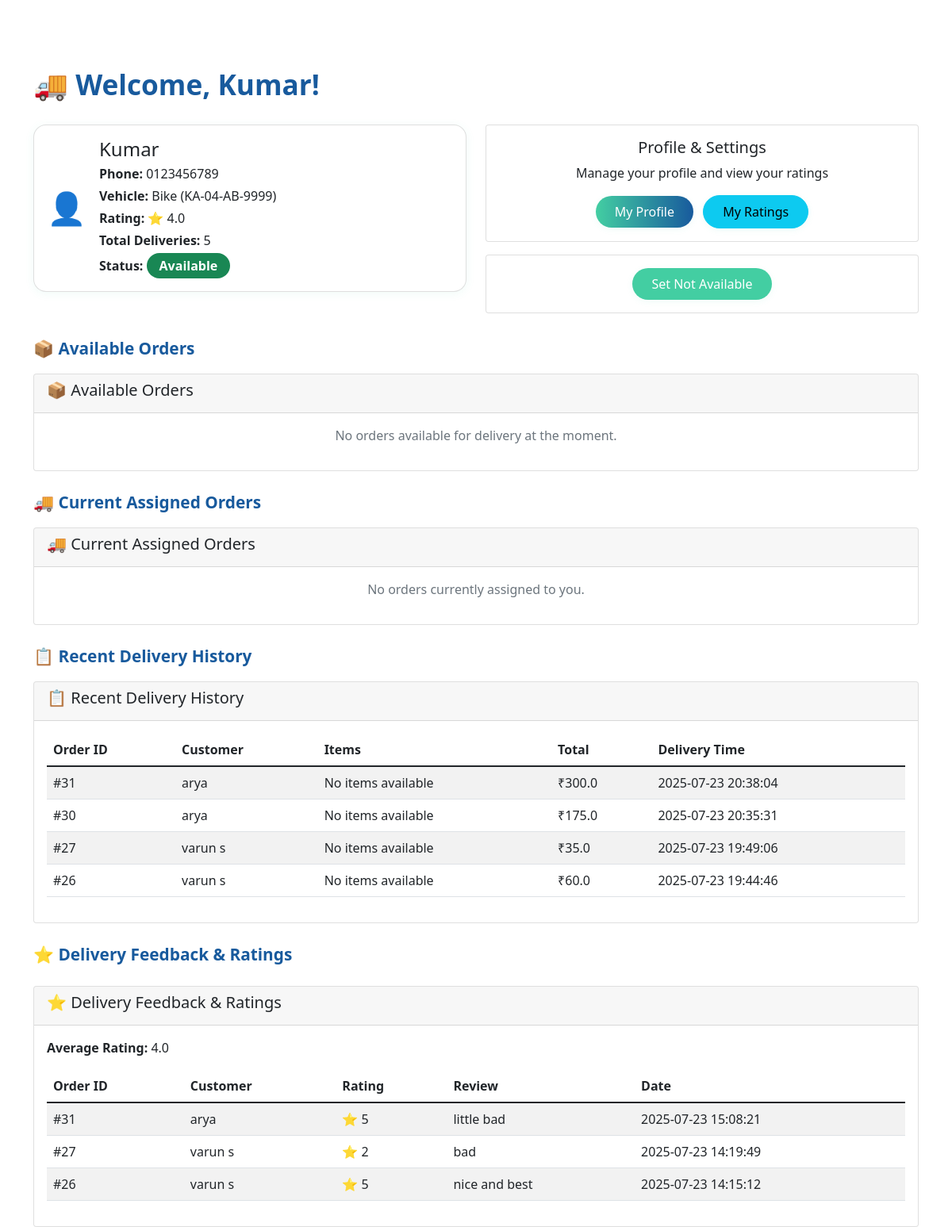
Page /delivery_dashboard (signed in) on the earlier database version.
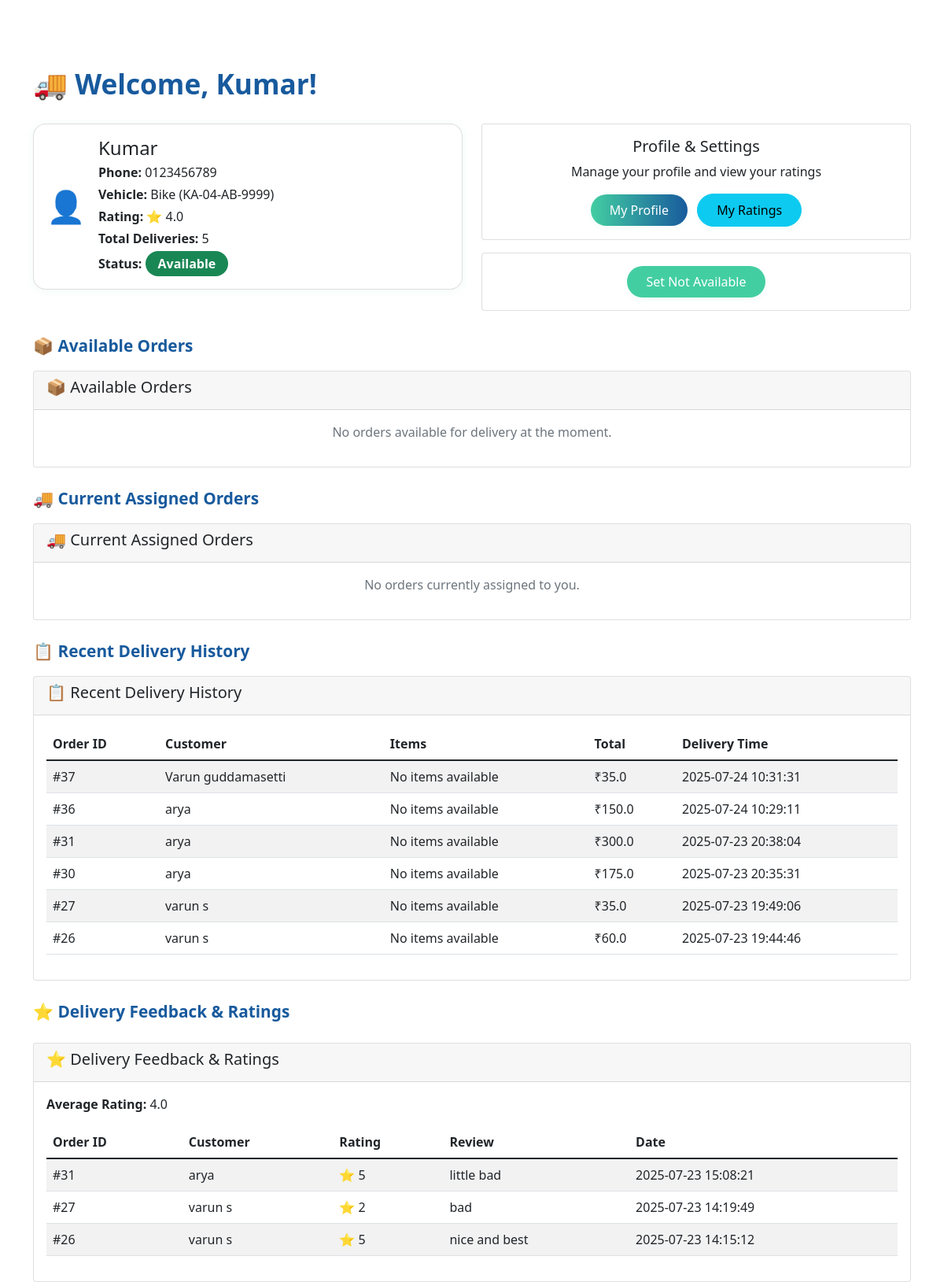
Same page on the later database version.
### tables this page shows
CREATE TABLE delivery_orders (
        id INTEGER PRIMARY KEY AUTOINCREMENT,
        order_id INTEGER NOT NULL,
        delivery_partner_id INTEGER,
        pickup_time DATETIME,
        delivery_time DATETIME,
        status TEXT DEFAULT 'Assigned',
        FOREIGN KEY(order_id) REFERENCES orders(id),
        FOREIGN KEY(delivery_partner_id) REFERENCES delivery_partners(id)
    );

CREATE TABLE orders (
    id INTEGER PRIMARY KEY AUTOINCREMENT,
    username TEXT NOT NULL,
    items TEXT NOT NULL,
    total REAL NOT NULL,
    address_id INTEGER,
    payment_mode TEXT,
    order_status TEXT DEFAULT 'Order Placed',
    timestamp DATETIME DEFAULT CURRENT_TIMESTAMP
, restaurant_id INTEGER);

CREATE TABLE delivery_ratings (
        id INTEGER PRIMARY KEY AUTOINCREMENT,
        order_id INTEGER NOT NULL,
        delivery_partner_id INTEGER NOT NULL,
        customer_username TEXT NOT NULL,
        rating INTEGER NOT NULL CHECK (rating >= 1 AND rating <= 5),
        review TEXT,
        timestamp DATETIME DEFAULT CURRENT_TIMESTAMP,
        FOREIGN KEY(order_id) REFERENCES orders(id),
        FOREIGN KEY(delivery_partner_id) REFERENCES delivery_partners(id),
        UNIQUE(order_id, delivery_partner_id)
    );

### routes/delivery_routes.py (the view)
@delivery_bp.route('/delivery_dashboard')
def delivery_dashboard():
    delivery_partner_username = session.get('delivery_partner')
    delivery_partner_id = session.get('delivery_partner_id')
    if not delivery_partner_username and not delivery_partner_id:
        return redirect(url_for('delivery.delivery_login'))
    try:
        conn = sqlite3.connect('database.db')
        cursor = conn.cursor()
        if delivery_partner_id:
            cursor.execute('SELECT * FROM delivery_partners WHERE id=?', (delivery_partner_id,))
        else:
            cursor.execute('SELECT * FROM delivery_partners WHERE username=?', (delivery_partner_username,))
        partner = cursor.fetchone()
        if not partner:
            conn.close()
            flash('Delivery partner not found.', 'danger')
            return redirect(url_for('delivery.delivery_login'))
        session['delivery_partner_id'] = partner[0]
        partner_id = partner[0]
        partner_data = {
            'id': partner[0],
            'username': partner[1],
            'name': partner[3],
            'phone': partner[4],
            'vehicle_number': partner[5],
            'vehicle_type': partner[6],
            'is_available': partner[7],
            'current_location': partner[8],
            'rating': partner[9],
            'total_deliveries': partner[10]
        }
        cursor.execute('''SELECT do.id, do.order_id, o.username, o.items, o.total, o.order_status, do.status, o.timestamp
                         FROM delivery_orders do
                         JOIN orders o ON do.order_id = o.id
                         WHERE do.delivery_partner_id = ? AND do.status != 'Delivered'
                         ORDER BY do.id DESC''', (partner_id,))
        assigned_orders = cursor.fetchall()
        cursor.execute('''SELECT o.id, o.username, o.items, o.total, o.order_status, o.timestamp
                         FROM orders o
                         LEFT JOIN delivery_orders do ON o.id = do.order_id
                         WHERE o.order_status = 'Ready' AND do.id IS NULL
                         ORDER BY o.timestamp ASC''')
        available_orders = cursor.fetchall()
        cursor.execute('''SELECT do.id, do.order_id, o.username, o.items, o.total, o.order_status, do.status, o.timestamp, do.delivery_time
                         FROM delivery_orders do
                         JOIN orders o ON do.order_id = o.id
                         WHERE do.delivery_partner_id = ? AND do.status = 'Delivered'
                         ORDER BY do.delivery_time DESC
                         LIMIT 10''', (partner_id,))
        delivery_history = cursor.fetchall()
        cursor.execute('''SELECT dr.rating, dr.review, dr.timestamp, dr.customer_username, o.id as order_id
                          FROM delivery_ratings dr
                          JOIN orders o ON dr.order_id = o.id
                          WHERE dr.delivery_partner_id = ?
                          ORDER BY dr.timestamp DESC''', (partner_id,))
        ratings = cursor.fetchall()
        cursor.execute('SELECT AVG(rating) FROM delivery_ratings WHERE delivery_partner_id=?', (partner_id,))
        avg_rating = cursor.fetchone()[0]
        conn.close()
        def process_items(items):
            try:
                return json.loads(items) if items else []
            except Exception:
                return []
        processed_assigned = [
            {
                'delivery_order_id': row[0],
                'order_id': row[1],
                'username': row[2],
                'items': process_items(row[3]),
                'total': row[4],
                'order_status': row[5],
                'delivery_status': row[6],
                'timestamp': row[7]
            } for row in assigned_orders
        ]
        processed_available = [
            {
                'order_id': row[0],
                'username': row[1],
                'items': process_items(row[2]),
                'total': row[3],
                'order_status': row[4],
                'timestamp': row[5]
            } for row in available_orders
        ]
        processed_history = [
            {
                'delivery_order_id': row[0],
                'order_id': row[1],
                'username': row[2],
                'items': process_items(row[3]),
                'total': row[4],
                'order_status': row[5],
                'delivery_status': row[6],
                'timestamp': row[7],
                'delivery_time': row[8]
            } for row in delivery_history
        ]
        ratings_list = []
        for rating, review, timestamp, customer, order_id in ratings:
            ratings_list.append({
                'rating': rating,
                'review': review,
                'timestamp': timestamp,
                'customer': customer,
                'order_id': order_id
            })
        return render_template(
            'delivery_dashboard.html',
            partner=partner_data,
            assigned_orders=processed_assigned,
            available_orders=processed_available,
            delivery_history=processed_history,
            ratings=ratings_list,
            avg_rating=avg_rating
        )
    except Exception as e:
        logging.error(f"Delivery dashboard error: {e}")
        flash('An error occurred while loading your dashboard. Please try again later.', 'danger')
        return render_template('delivery_dashboard.html', partner=None, assigned_orders=[], available_orders=[], delivery_history=[], ratings=[], avg_rating=None)

### templates/delivery_dashboard.html (shortened to what the changed rows need)
<!DOCTYPE html>
<html lang="en">
<head>
    <link href="https://cdn.jsdelivr.net/npm/bootstrap@5.1.3/dist/css/bootstrap.min.css" rel="stylesheet">
    <link rel="stylesheet" href="{{ url_for('static', filename='style.css') }}">
</head>
<body>
    <div class="container mt-4">
        <div class="card mb-4">
            <div class="card-body">
                {% if delivery_history %}
                    <div class="table-responsive">
                        <table class="table table-striped">
                            <thead>
                                <tr>
                                    <th>Order ID</th>
                                    <th>Customer</th>
                                    <th>Items</th>
                                    <th>Total</th>
                                    <th>Delivery Time</th>
                                </tr>
                            </thead>
                            <tbody>
                                {% for order in delivery_history %}
                                <tr>
                                    <td>#{{ order.order_id }}</td>
                                    <td>{{ order.username }}</td>
                                    <td>
                                        <ul class="list-unstyled mb-0">
                                            {% if order.items and order.items is iterable %}
                                                {% for item in order.items %}
                                                    <li>{{ item.name }} x{{ item.quantity }}</li>
                                                {% endfor %}
                                            {% else %}
                                                <li>No items available</li>
                                            {% endif %}
                                        </ul>
                                    </td>
                                    <td>₹{{ order.total }}</td>
                                    <td>{{ order.delivery_time }}</td>
                                </tr>
                                {% endfor %}
                            </tbody>
                        </table>
                    </div>
                {% else %}
                    <p class="text-muted text-center">No delivery history yet.</p>
                {% endif %}
            </div>
        </div>
        <div class="card mt-4">
            <div class="card-body">
                {% if ratings and ratings|length > 0 %}
                    <div class="table-responsive">
                        <table class="table table-striped">
                            <thead>
                                <tr>
                                    <th>Order ID</th>
                                    <th>Customer</th>
                                    <th>Rating</th>
                                    <th>Review</th>
                                    <th>Date</th>
                                </tr>
                            </thead>
                            <tbody>
                                {% for r in ratings %}
                                <tr>
                                    <td>#{{ r.order_id }}</td>
                                    <td>{{ r.customer }}</td>
                                    <td>⭐ {{ r.rating }}</td>
                                    <td>{{ r.review or '-' }}</td>
                                    <td>{{ r.timestamp }}</td>
                                </tr>
                                {% endfor %}
                            </tbody>
                        </table>
                    </div>
                {% else %}
                    <p class="text-muted">No feedback or ratings yet.</p>
                {% endif %}
            </div>
        </div>
    </div>
</body>
</html>

Differences in the rows shown:
added delivery_orders: order_id "37", username "Varun guddamasetti", total "35.0", delivery_time "2025-07-24 10:31:31"
added delivery_orders: order_id "36", username "arya", total "150.0", delivery_time "2025-07-24 10:29:11"
